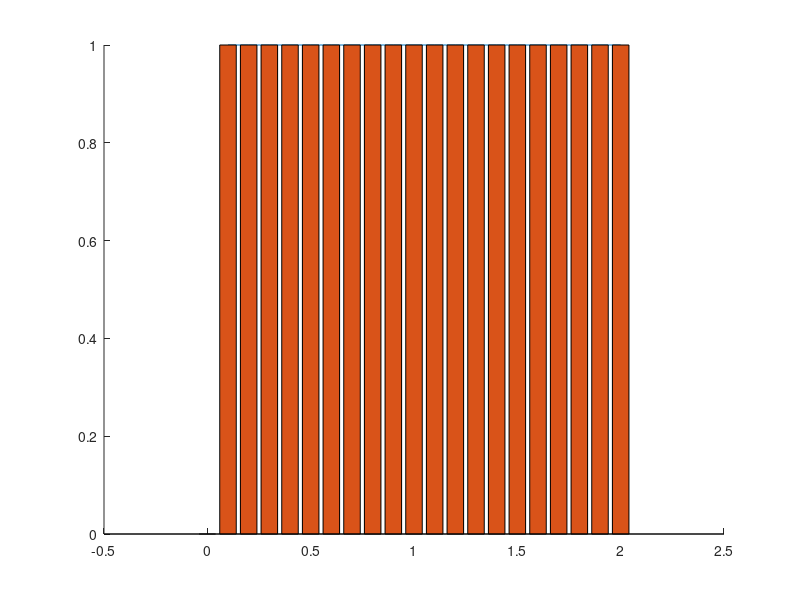

The MATLAB source for this figure:
X1 = 0:0.1:2;
X2 = 2:0.1:4;

%A1 = [1/20 1/20-1/8 0]/[0 1 4;0 1 2;1 1 1];
%Y1 = A1(1).*X1.*X1+A1(2).*X1+A1(3);

%A1 = [-1 0]/[0 2;1 1];
%Y1 = A1(1).*X1 + A1(2);

Y1 = X1./X1.*1;

hold on
plot(X1,Y1);
bar(X1,Y1);
% plot(X2,Y2);
% bar(X2,Y2);
hold off
